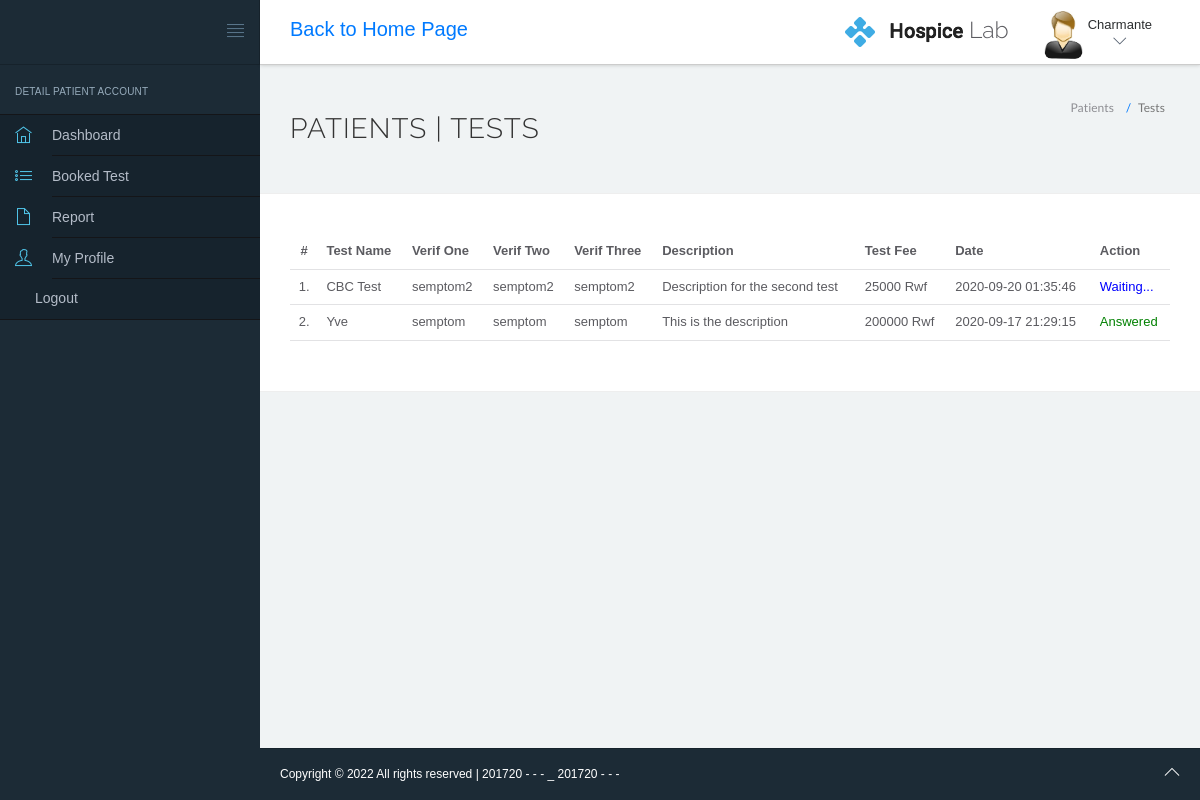
Page /management/hms/patients-test.php (signed in) on the committed database.
### tables this page shows
CREATE TABLE `users` (
  `id` int(225) NOT NULL,
  `fullname` varchar(225) NOT NULL,
  `address` varchar(225) NOT NULL,
  `city` varchar(225) NOT NULL,
  `gender` varchar(225) NOT NULL,
  `email` varchar(225) NOT NULL,
  `password` varchar(225) NOT NULL,
  `status` int(11) NOT NULL,
  `regDate` datetime NOT NULL DEFAULT current_timestamp()
);

CREATE TABLE `booked_test` (
  `ID` int(225) NOT NULL,
  `patient_name` varchar(225) NOT NULL,
  `patientId` int(11) NOT NULL,
  `test_name` varchar(225) NOT NULL,
  `verif_one` varchar(225) NOT NULL,
  `verif_two` varchar(225) NOT NULL,
  `verif_three` varchar(225) NOT NULL,
  `description` text NOT NULL,
  `test_fee` int(225) NOT NULL,
  `status` int(225) NOT NULL,
  `result` text NOT NULL,
  `date_test` datetime NOT NULL DEFAULT current_timestamp()
);

### management/hms/patients-test.php (the view, shortened to what this page needs)
<?php
include('include/config.php');
?>
<!DOCTYPE html>
<html lang="en">
	<head>
		<link rel="stylesheet" href="vendor/bootstrap/css/bootstrap.min.css">
		<link rel="stylesheet" href="vendor/fontawesome/css/font-awesome.min.css">
		<link rel="stylesheet" href="vendor/themify-icons/themify-icons.min.css">
		<link href="vendor/animate.css/animate.min.css" rel="stylesheet" media="screen">
		<link href="vendor/perfect-scrollbar/perfect-scrollbar.min.css" rel="stylesheet" media="screen">
		<link href="vendor/switchery/switchery.min.css" rel="stylesheet" media="screen">
		<link href="vendor/bootstrap-touchspin/jquery.bootstrap-touchspin.min.css" rel="stylesheet" media="screen">
		<link href="vendor/select2/select2.min.css" rel="stylesheet" media="screen">
		<link href="vendor/bootstrap-datepicker/bootstrap-datepicker3.standalone.min.css" rel="stylesheet" media="screen">
		<link href="vendor/bootstrap-timepicker/bootstrap-timepicker.min.css" rel="stylesheet" media="screen">
		<link rel="stylesheet" href="assets/css/styles.css">
		<link rel="stylesheet" href="assets/css/plugins.css">
		<link rel="stylesheet" href="assets/css/themes/theme-1.css" id="skin_color" />
	</head>
	<body>
		<div id="app">
<?php include('include/sidebar.php');?>
			<div class="app-content">
					<?php include('include/header.php');?>
				<div class="main-content" >
					<div class="wrap-content container" id="container">
						<section id="page-title">
							<div class="row">
								<div class="col-sm-8">
									<h1 class="mainTitle">Patients  | Tests</h1>
																	</div>
								<ol class="breadcrumb">
									<li>
										<span>Patients </span>
									</li>
									<li class="active">
										<span>Tests</span>
									</li>
								</ol>
							</div>
						</section>
						<div class="container-fluid container-fullw bg-white">
									<div class="row">
								<div class="col-md-12">
									<table class="table table-hover" id="sample-table-1">
										<thead>
											<tr>
												<th class="center">#</th>
												<th>Test Name</th>
												<th>Verif One</th>
												<th>Verif Two</th>
												<th>Verif Three</th>
												<th>Description</th>
												<th>Test Fee</th>
												<th>Date</th>
												<th>Action</th>
											</tr>
										</thead>
										<tbody>
											<?php
											$sql=mysqli_query($con,"select * from booked_test where patientId='".$_SESSION['id']."' ORDER BY id DESC");
											$cnt=1;
											while($row=mysqli_fetch_array($sql))
											 {
												?>
												<tr>
													<td class="center"><?php echo $cnt;?>.</td>
													<td><?php echo $row['test_name'];?></td>
													<td><?php echo $row['verif_one'];?></td>
													<td><?php echo $row['verif_two'];?></td>
													<td><?php echo $row['verif_three'];?></td>
													<td><?php echo $row['description'];?></td>
													<td><?php echo $row['test_fee'].' Rwf';?></td>
													<td><?php echo $row['date_test'];?></td>
													<td >
														<?php
															if($row['status'] == 1){
																echo '<span style="color: blue">Waiting...</span>';
															}
															else if($row['status'] == 2){
																echo '<span style="color: green">Answered</span>';
															}
															else {
																echo '<span style="color: red">Canceld</span>';
															}
														?>
													</td>
												</tr>
												<?php
												$cnt=$cnt+1;
											 }
											 ?>
										</tbody>
									</table>
								</div>
							</div>
								</div>
					</div>
				</div>
			</div>
	<?php include('include/footer.php');?>
		</div>
	</body>
</html>

### management/hms/include/header.php (shortened to what this page needs)
<header class="navbar navbar-default navbar-static-top">
					<div class="navbar-header">
						<a class="navbar-brand" href="#">
						</a>
						<a href="#" class="sidebar-toggler pull-right visible-md visible-lg" data-toggle-class="app-sidebar-closed" data-toggle-target="#app">
							<i class="ti-align-justify"></i>
						</a>
					</div>
					<div class="navbar-collapse collapse">
						<a href="../../" style="position: absolute; padding: 15px; font-size: 20px;">Back to Home Page</a>
						<ul class="nav navbar-right">
								<li  style="padding-top:5%; padding-right: 20px;">
								<h2 style="font-size: 23px;"><img src="../../user_side/img/logo.png" alt=""> Lab</h2>
							</li>
							<li class="dropdown current-user">
								<a href class="dropdown-toggle" data-toggle="dropdown">
									<img src="assets/images/images.jpg"> <span class="username">
									<?php $query=mysqli_query($con,"select fullName from users where id='".$_SESSION['id']."'");
											while($row=mysqli_fetch_array($query))
											{
												echo $row['fullName'];
											}
									?> <i class="ti-angle-down"></i></i></span>
								</a>
							</li>
						</ul>
					</div>
				</header>

### management/hms/assets/css/themes/theme-1.css (style rules this page uses)
body { background: #F0F3F4; }
header .navbar-header { background: #1C2B36 !important; border-right-color: rgba(0, 0, 0, 0.2) !important; border-bottom-color: rgba(0, 0, 0, 0.2) !important; }
header .navbar-header .sidebar-toggler, header .navbar-header .sidebar-mobile-toggler { color: #5c798f !important; }
header .navbar-header .navbar-brand { color: #ffffff !important; }
header .navbar-collapse { background: #ffffff !important; border-bottom-color: rgba(0, 0, 0, 0.2) !important; box-shadow: 0 0 4px rgba(0, 0, 0, 0.2) !important; }
header .navbar-collapse .navbar-right>li>a { color: #141719; }
header .navbar-collapse .navbar-right>li>a i { color: #3E4B5C !important; }

### rows in the picture
users: fullname "Charmante"
booked_test: test_name "CBC Test", verif_one "semptom2", verif_two "semptom2", verif_three "semptom2", description "Description for the second test", test_fee "25000", date_test "2020-09-20 01:35:46", status "Waiting..."
booked_test: test_name "Yve", verif_one "semptom", verif_two "semptom", verif_three "semptom", description "This is the description", test_fee "200000", date_test "2020-09-17 21:29:15", status "Answered"
